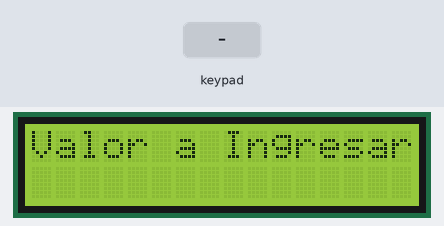
Recording of a sketch running on a simulated Arduino Mega 2560, built with avr-gcc and run on an emulated ATmega2560. Shown: 16×2 character LCD. Inputs (shaded band) come from the test bench.

Above: at 1.2 s.
1.3 s: keypad keys 3 4 3 3 3 2 3 1 D pressed 0.4 s apart
At 5.2 s:
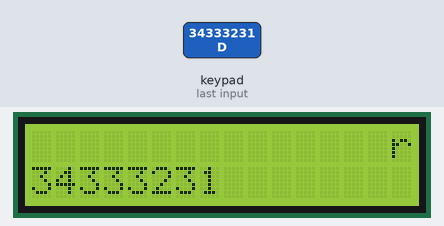
7.9 s: key 'A' pressed
At 8.8 s:
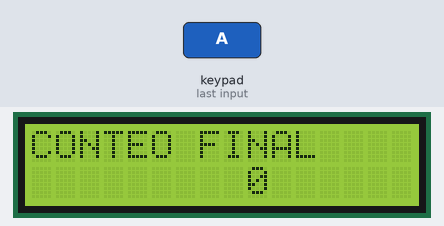
9.5 s: key 'C' pressed
At 9.75 s:
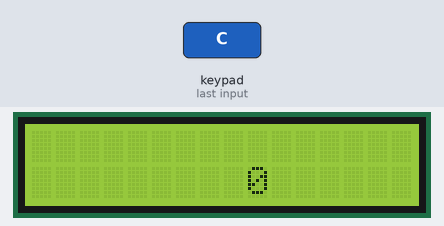
11.5 s: keypad keys 3 4 3 3 3 2 3 1 pressed 0.4 s apart
At 14.7 s:
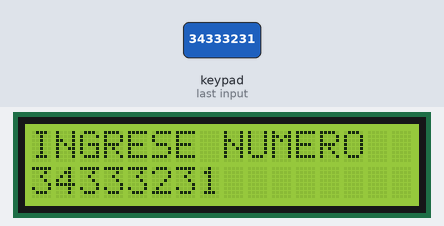
Timing chart, 0 to 16.2 s (numbered marks = the images above; inputs shaded):
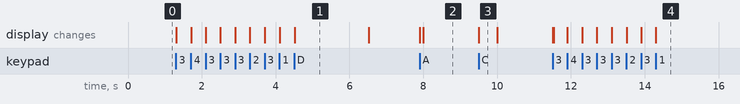

Measured:
- after the input at 1.3 s, the display: first changes at once (image 1 shows a later state)
- after the input at 7.9 s, the display: first changes at once (image 2 shows a later state)
- after the input at 9.5 s, the display: changes at once (image 3)
- after the input at 11.5 s, the display: first differs from a run without the input at once (image 4 shows a later state)
- what the display in image 1 shows lasts 2.0 s, from 4.5 s to 6.5 s
- what the display in image 3 shows lasts 0.5 s, from 9.5 s to 10.0 s

The sketch:

Deber_LCD_CuentaRegresiva.ino
```cpp
/*
 Realizar un programa que mediante teclado matricial (consultar)
				 ingrese el tiempo en segundos de una cuenta regresiva. Esta cuenta,
				 decrece cada 1 segundo mediante timer
*/
#include <MsTimer2.h>
#include <LiquidCrystal.h>
#include <Keypad.h>     // libreria Keypad

const int rs = 12, en = 11, d4 = 10, d5 = 9, d6 = 8, d7 = 7;
LiquidCrystal lcd(rs, en, d4, d5, d6, d7);

const byte fila = 4;
const byte columna = 4;
char keys[fila][columna] = {
  {'1', '2', '3', 'A'},
  {'4', '5', '6', 'B'},
  {'7', '8', '9', 'C'},
  {'*', '0', '#', 'D'}
};
byte rowPins[fila] = {34, 33, 32, 31};
byte colPins[columna] = {28, 27, 26, 25};
Keypad keypad = Keypad(makeKeymap(keys), rowPins, colPins, fila, columna);


int t=2000;
String dato ;
int val = 0;
int on = 0;

void setup() {
  MsTimer2::set(1000, conteo);
  MsTimer2::start();
  lcd.begin(16, 2);
  lcd.print("Valor a Ingresar");
  lcd.setCursor(0, 1);
}
void loop() {
  char key = keypad.getKey();
  if (key) {
    if (key == 'A' || key == 'B'|| key == '#' || key == '*') {
      on = 1 - on;
      lcd.setCursor(0, 0);
      lcd.print("              ");
      lcd.setCursor(9, 1);
      lcd.print("              ");
      lcd.setCursor(0, 0);
      lcd.print("CUENTA REGRESIVA");
    }
    else if (key == 'D'|| key == 'C' ) {
      lcd.setCursor(0, 0);
      lcd.print("               ");
      lcd.setCursor(0, 0);
      delay(t);
      lcd.setCursor(0, 0);
      lcd.print("                ");
      lcd.setCursor(0, 1);
      lcd.print("                ");
      lcd.setCursor(0, 0);
      lcd.print("INGRESE NUMERO");
      lcd.setCursor(0, 1);
      key = ' ';
      dato=" ";
      on = 0;
      val = 0;
    }
    else {
      lcd.print(key);
      dato = dato + key;
    }
    val = dato.toInt();
  }
}
void conteo() {
  if (on == 1 ) {
    if (val > 0) {
      lcd.setCursor(9, 1);
      lcd.print("      ");
      lcd.setCursor(9, 1);
      lcd.print(val);
      val--;
    }
    else if (val == 0) {
      lcd.setCursor(9, 1);
      lcd.print("    ");
      lcd.setCursor(9, 1);
      lcd.print(val);
      lcd.setCursor(0, 0);
      lcd.print("                ");
      lcd.setCursor(0, 0);
      lcd.print("CONTEO FINAL");
    }
  }
}
```
